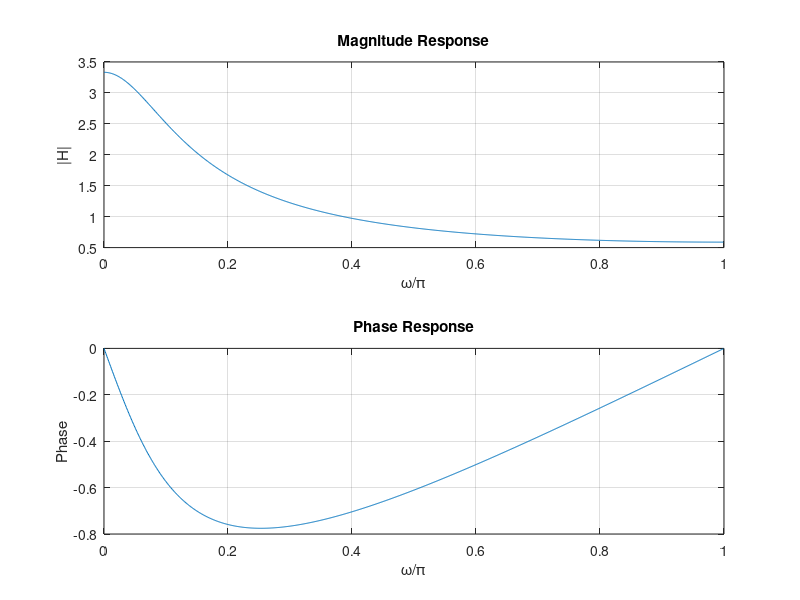
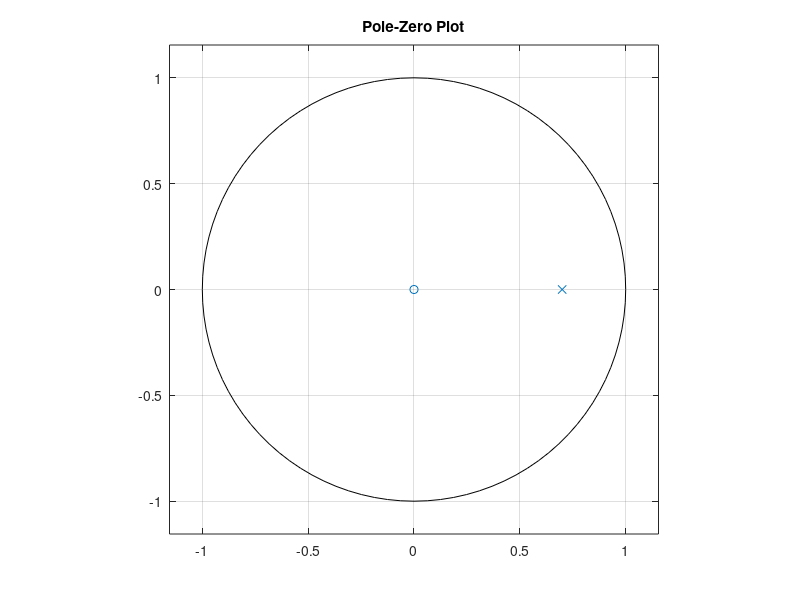

MATLAB code to generate these figures, in order:
% Problem 1
b = [1];
a = [1 -0.7];

[H,w] = freqz(b,a,1024);

figure;
subplot(2,1,1);
plot(w/pi, abs(H)); grid on;
title('Magnitude Response');
xlabel('\omega/\pi'); ylabel('|H|');

subplot(2,1,2);
plot(w/pi, unwrap(angle(H))); grid on;
title('Phase Response');
xlabel('\omega/\pi'); ylabel('Phase');

figure;
zplane(b,a);
title('Pole-Zero Plot');
